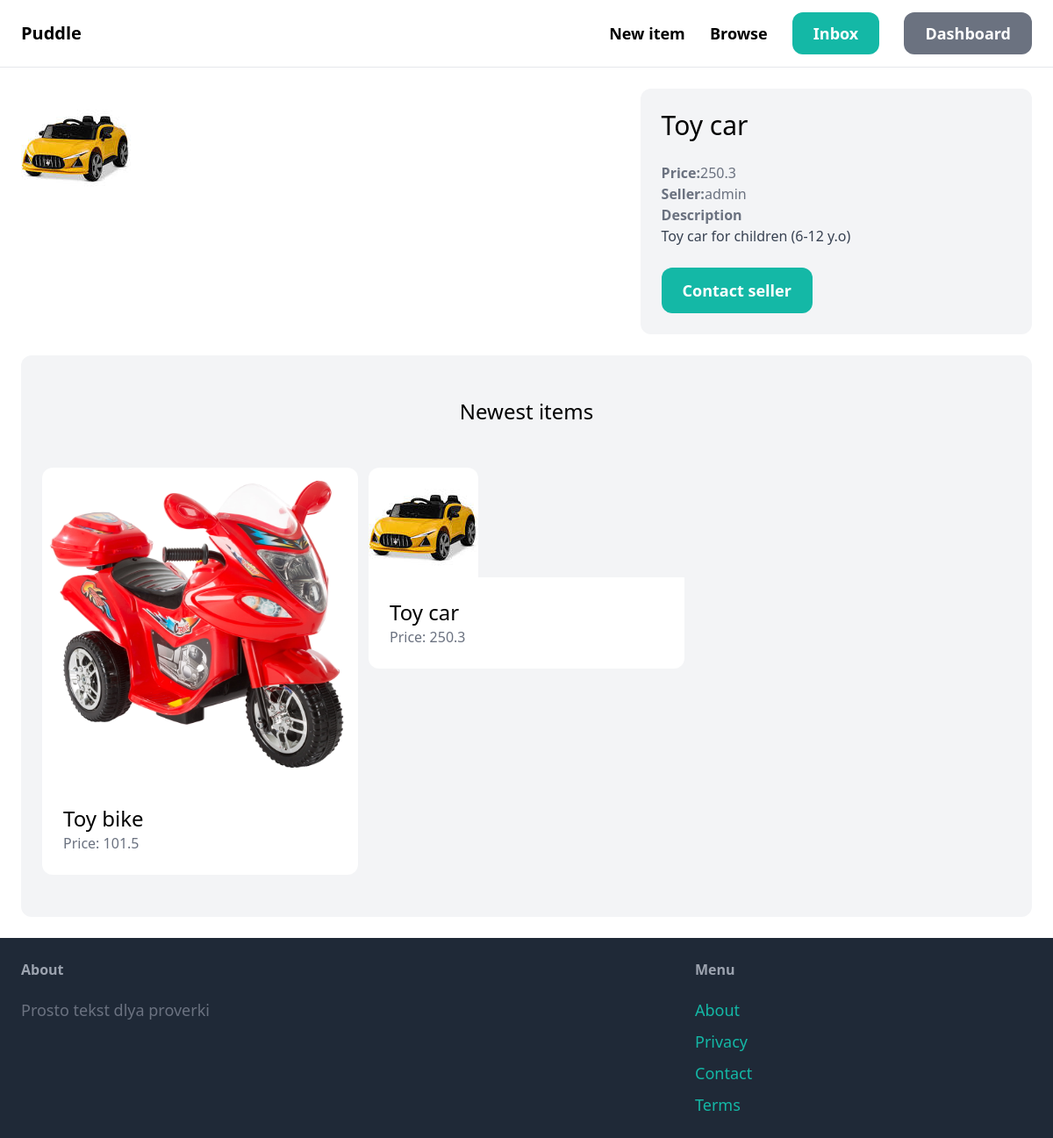
Screenshot of /item/3/ (signed in) with the database file from the repository.
### item/models.py (models this page shows, shortened)
class Item(models.Model):
    category=models.ForeignKey(Category, related_name="items", on_delete=models.CASCADE)
    name=models.CharField(max_length=255)
    description=models.TextField(blank=True, null=True)
    image=models.ImageField(upload_to="item_image", blank=True, null=True)
    price=models.FloatField()
    is_sold=models.BooleanField(default=False)
    created_by=models.ForeignKey(User, related_name="items", on_delete=models.CASCADE)
    created_at=models.DateTimeField(auto_now_add=True)

### item/views.py (the view)
# urls.py: path("<int:pk>/", views.detail, name= "detail")
def detail(request, pk):
    item=get_object_or_404(Item, pk=pk)
    related_items = Item.objects.filter(category=item.category, is_sold=False)
    return render(request, 'item/detail.html', {
        "item":item,
        "related_items":related_items
    })

### item/templates/item/detail.html (shortened to what this page needs)
{% extends 'core/base.html' %}
{% block content %}
<div class="grid grid-cols-5 gap-6">
    <div class="col-span-3">
        <img src ="{{item.image.url}}" class="rounded-xl">
    </div>
    <div class="col-span-2 p-6 bg-gray-100 rounded-xl">
        <h1 class="mb-6 text-3xl">{{item.name}}</h1>
        <p class="text-gray-500"><strong>Price:</strong>{{item.price}}</p>
        <p class="text-gray-500"><strong>Seller:</strong>{{item.created_by.username}}</p>
        {% if item.description %}
            <p class="text-gray-700">
                <strong class="text-gray-500">Description</strong><br>
                {{item.description}}
            </p>
        {% endif %}
        <a href ="#" class="inline-block mt-6 px-6 py-3 text-lg font-semibold bg-teal-500 text-white rounded-xl hover:bg-teal-700">Contact seller</a>
    </div>
</div>
<div class="mt-6 px-6 py-12 bg-gray-100 rounded-xl">
        <h2 class="mb-12 text-2xl text-center">Newest items</h2>
        <div class="grid grid-cols-3 gap-3">
            {% for item in related_items %}
                <div>
                    <a href = "{% url 'item:detail' item.id%}">
                        <div>
                            <img src = "{{ item.image.url}}" class="rounded-t-xl">
                        </div>
                        <div class="p-6 bg-white rounded-b-xl">
                            <h2 class="text-2xl">{{item.name}}</h2>
                            <p class="text-gray-500">Price: {{item.price}}</p>
                        </div>
                    </a>
                </div>
            {% endfor %}
        </div>
    </div>
{% endblock %}

### rows the page displays
Item: image (picture), name "Toy car", price "250.3", created_by.username "admin", description "Toy car for children (6-12 y.o)"
Item: image (picture), name "Toy bike", price "101.5"
